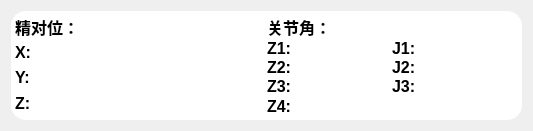
                      <widget class="QWidget" name="page_7">
                       <layout class="QGridLayout" name="gridLayout_7">
                        <item row="0" column="0">
                         <widget class="QWidget" name="widget_3" native="true">
                          <property name="styleSheet">
                           <string notr="true">QWidget{
background-color: rgb(255, 255, 255);
border-radius:15px;
}</string>
                          </property>
                          <layout class="QHBoxLayout" name="horizontalLayout_31" stretch="1,1">
                           <property name="spacing">
                            <number>0</number>
                           </property>
                           <property name="leftMargin">
                            <number>4</number>
                           </property>
                           <property name="topMargin">
                            <number>4</number>
                           </property>
                           <property name="rightMargin">
                            <number>4</number>
                           </property>
                           <property name="bottomMargin">
                            <number>4</number>
                           </property>
                           <item>
                            <layout class="QVBoxLayout" name="verticalLayout_13" stretch="1,4">
                             <property name="spacing">
                              <number>0</number>
                             </property>
                             <item>
                              <widget class="QLabel" name="label_58">
                               <property name="font">
                                <font>
                                 <pointsize>12</pointsize>
                                 <bold>true</bold>
                                </font>
                               </property>
                               <property name="text">
                                <string>精对位：</string>
                               </property>
                              </widget>
                             </item>
                             <item>
                              <layout class="QHBoxLayout" name="horizontalLayout_13">
                               <property name="spacing">
                                <number>0</number>
                               </property>
                               <item>
                                <layout class="QVBoxLayout" name="verticalLayout_4">
                                 <property name="spacing">
                                  <number>0</number>
                                 </property>
                                 <item>
                                  <layout class="QHBoxLayout" name="HL_X" stretch="3,10">
                                   <property name="spacing">
                                    <number>3</number>
                                   </property>
                                   <item>
                                    <widget class="QLabel" name="label_x">
                                     <property name="font">
                                      <font>
                                       <pointsize>12</pointsize>
                                       <bold>true</bold>
                                      </font>
                                     </property>
                                     <property name="text">
                                      <string>X:</string>
                                     </property>
                                    </widget>
                                   </item>
                                   <item>
                                    <widget class="QLineEdit" name="XlineEdit">
                                     <property name="sizePolicy">
                                      <sizepolicy hsizetype="Expanding" vsizetype="Preferred">
                                       <horstretch>0</horstretch>
                                       <verstretch>0</verstretch>
                                      </sizepolicy>
                                     </property>
                                     <property name="font">
                                      <font>
                                       <pointsize>9</pointsize>
                                      </font>
                                     </property>
                                     <property name="text">
                                      <string/>
                                     </property>
                                    </widget>
                                   </item>
                                  </layout>
                                 </item>
                                 <item>
                                  <layout class="QHBoxLayout" name="HL_Y" stretch="3,10">
                                   <property name="spacing">
                                    <number>3</number>
                                   </property>
                                   <item>
                                    <widget class="QLabel" name="label_y">
                                     <property name="font">
                                      <font>
                                       <pointsize>12</pointsize>
                                       <bold>true</bold>
                                      </font>
                                     </property>
                                     <property name="text">
                                      <string>Y:</string>
                                     </property>
                                    </widget>
                                   </item>
                                   <item>
                                    <widget class="QLineEdit" name="YlineEdit">
                                     <property name="sizePolicy">
                                      <sizepolicy hsizetype="Expanding" vsizetype="Preferred">
                                       <horstretch>0</horstretch>
                                       <verstretch>0</verstretch>
                                      </sizepolicy>
                                     </property>
                                     <property name="font">
                                      <font>
                                       <pointsize>9</pointsize>
                                      </font>
                                     </property>
                                    </widget>
                                   </item>
                                  </layout>
                                 </item>
                                 <item>
                                  <layout class="QHBoxLayout" name="HL_Z" stretch="3,10">
                                   <property name="spacing">
                                    <number>3</number>
                                   </property>
                                   <item>
                                    <widget class="QLabel" name="label_z">
                                     <property name="font">
                                      <font>
                                       <pointsize>12</pointsize>
                                       <bold>true</bold>
                                      </font>
                                     </property>
                                     <property name="text">
                                      <string>Z:</string>
                                     </property>
                                    </widget>
                                   </item>
                                   <item>
                                    <widget class="QLineEdit" name="ZlineEdit">
                                     <property name="sizePolicy">
                                      <sizepolicy hsizetype="Expanding" vsizetype="Preferred">
                                       <horstretch>0</horstretch>
                                       <verstretch>0</verstretch>
                                      </sizepolicy>
                                     </property>
                                     <property name="font">
                                      <font>
                                       <pointsize>9</pointsize>
                                      </font>
                                     </property>
                                    </widget>
                                   </item>
                                  </layout>
                                 </item>
                                </layout>
                               </item>
                               <item>
                                <layout class="QVBoxLayout" name="verticalLayout_6">
                                 <property name="spacing">
                                  <number>0</number>
                                 </property>
                                 <item>
                                  <layout class="QHBoxLayout" name="HL_RX" stretch="2,10">
                                   <property name="spacing">
                                    <number>2</number>
                                   </property>
                                   <item>
                                    <widget class="QLabel" name="label_rx">
                                     <property name="font">
                                      <font>
                                       <pointsize>12</pointsize>
                                       <bold>true</bold>
                                      </font>
                                     </property>
                                     <property name="text">
                                      <string/>
                                     </property>
                                    </widget>
                                   </item>
                                   <item>
                                    <widget class="QLineEdit" name="RXlineEdit">
                                     <property name="sizePolicy">
                                      <sizepolicy hsizetype="Expanding" vsizetype="Preferred">
                                       <horstretch>0</horstretch>
                                       <verstretch>0</verstretch>
                                      </sizepolicy>
                                     </property>
                                     <property name="font">
                                      <font>
                                       <pointsize>9</pointsize>
                                      </font>
                                     </property>
                                    </widget>
                                   </item>
                                  </layout>
                                 </item>
                                 <item>
                                  <layout class="QHBoxLayout" name="HL_RY" stretch="2,10">
                                   <property name="spacing">
                                    <number>2</number>
                                   </property>
                                   <item>
                                    <widget class="QLabel" name="label_ry">
                                     <property name="font">
                                      <font>
                                       <pointsize>12</pointsize>
                                       <bold>true</bold>
                                      </font>
                                     </property>
                                     <property name="text">
                                      <string/>
                                     </property>
                                    </widget>
                                   </item>
                                   <item>
                                    <widget class="QLineEdit" name="RYlineEdit">
                                     <property name="sizePolicy">
                                      <sizepolicy hsizetype="Expanding" vsizetype="Preferred">
                                       <horstretch>0</horstretch>
                                       <verstretch>0</verstretch>
                                      </sizepolicy>
                                     </property>
                                     <property name="font">
                                      <font>
                                       <pointsize>9</pointsize>
                                      </font>
                                     </property>
                                    </widget>
                                   </item>
                                  </layout>
                                 </item>
                                 <item>
                                  <layout class="QHBoxLayout" name="HL_RZ" stretch="2,10">
                                   <property name="spacing">
                                    <number>2</number>
                                   </property>
                                   <item>
                                    <widget class="QLabel" name="label_rz">
                                     <property name="font">
                                      <font>
                                       <pointsize>12</pointsize>
                                       <bold>true</bold>
                                      </font>
                                     </property>
                                     <property name="text">
                                      <string/>
                                     </property>
                                    </widget>
                                   </item>
                                   <item>
                                    <widget class="QLineEdit" name="RZlineEdit">
                                     <property name="sizePolicy">
                                      <sizepolicy hsizetype="Expanding" vsizetype="Preferred">
                                       <horstretch>0</horstretch>
                                       <verstretch>0</verstretch>
                                      </sizepolicy>
                                     </property>
                                     <property name="font">
                                      <font>
                                       <pointsize>9</pointsize>
                                      </font>
                                     </property>
                                    </widget>
                                   </item>
                                  </layout>
                                 </item>
                                </layout>
                               </item>
                              </layout>
                             </item>
                            </layout>
                           </item>
                           <item>
                            <layout class="QVBoxLayout" name="verticalLayout">
                             <property name="spacing">
                              <number>0</number>
                             </property>
                             <item>
                              <widget class="QLabel" name="label_59">
                               <property name="font">
                                <font>
                                 <pointsize>12</pointsize>
                                 <bold>true</bold>
                                </font>
                               </property>
                               <property name="text">
                                <string>关节角：</string>
                               </property>
                              </widget>
                             </item>
                             <item>
                              <layout class="QHBoxLayout" name="horizontalLayout_7">
                               <property name="spacing">
                                <number>0</number>
                               </property>
                               <item>
                                <layout class="QHBoxLayout" name="HL_J1" stretch="1,3">
                                 <item>
                                  <widget class="QLabel" name="label_15">
                                   <property name="font">
                                    <font>
                                     <pointsize>12</pointsize>
                                     <bold>true</bold>
                                    </font>
                                   </property>
                                   <property name="text">
                                    <string>Z1:</string>
                                   </property>
                                  </widget>
                                 </item>
                                 <item>
                                  <widget class="QLineEdit" name="J1lineEdit">
                                   <property name="sizePolicy">
                                    <sizepolicy hsizetype="Expanding" vsizetype="Preferred">
                                     <horstretch>0</horstretch>
                                     <verstretch>0</verstretch>
                                    </sizepolicy>
                                   </property>
                                   <property name="font">
                                    <font>
                                     <pointsize>9</pointsize>
                                    </font>
                                   </property>
                                   <property name="text">
                                    <string/>
                                   </property>
                                  </widget>
                                 </item>
                                </layout>
                               </item>
                               <item>
                                <layout class="QHBoxLayout" name="HL_J5" stretch="1,3">
                                 <item>
                                  <widget class="QLabel" name="label_19">
                                   <property name="font">
                                    <font>
                                     <pointsize>12</pointsize>
                                     <bold>true</bold>
                                    </font>
                                   </property>
                                   <property name="text">
                                    <string>J1:</string>
                                   </property>
                                  </widget>
                                 </item>
                                 <item>
                                  <widget class="QLineEdit" name="J4lineEdit">
                                   <property name="sizePolicy">
                                    <sizepolicy hsizetype="Expanding" vsizetype="Preferred">
                                     <horstretch>0</horstretch>
                                     <verstretch>0</verstretch>
                                    </sizepolicy>
                                   </property>
                                   <property name="font">
                                    <font>
                                     <pointsize>9</pointsize>
                                    </font>
                                   </property>
                                  </widget>
                                 </item>
                                </layout>
                               </item>
                              </layout>
                             </item>
                             <item>
                              <layout class="QHBoxLayout" name="horizontalLayout_28">
                               <property name="spacing">
                                <number>0</number>
                               </property>
                               <item>
                                <layout class="QHBoxLayout" name="HL_J2" stretch="1,3">
                                 <item>
                                  <widget class="QLabel" name="label_16">
                                   <property name="font">
                                    <font>
                                     <pointsize>12</pointsize>
                                     <bold>true</bold>
                                    </font>
                                   </property>
                                   <property name="text">
                                    <string>Z2:</string>
                                   </property>
                                  </widget>
                                 </item>
                                 <item>
                                  <widget class="QLineEdit" name="J2lineEdit">
                                   <property name="sizePolicy">
                                    <sizepolicy hsizetype="Expanding" vsizetype="Preferred">
                                     <horstretch>0</horstretch>
                                     <verstretch>0</verstretch>
                                    </sizepolicy>
                                   </property>
                                   <property name="font">
                                    <font>
                                     <pointsize>9</pointsize>
                                    </font>
                                   </property>
                                   <property name="text">
                                    <string/>
                                   </property>
                                  </widget>
                                 </item>
                                </layout>
                               </item>
                               <item>
                                <layout class="QHBoxLayout" name="HL_J6" stretch="1,3">
                                 <item>
                                  <widget class="QLabel" name="label_20">
                                   <property name="font">
                                    <font>
                                     <pointsize>12</pointsize>
                                     <bold>true</bold>
                                    </font>
                                   </property>
                                   <property name="text">
                                    <string>J2:</string>
                                   </property>
                                  </widget>
                                 </item>
                                 <item>
                                  <widget class="QLineEdit" name="J5lineEdit">
                                   <property name="sizePolicy">
                                    <sizepolicy hsizetype="Expanding" vsizetype="Preferred">
                                     <horstretch>0</horstretch>
                                     <verstretch>0</verstretch>
                                    </sizepolicy>
                                   </property>
                                   <property name="font">
                                    <font>
                                     <pointsize>9</pointsize>
                                    </font>
                                   </property>
                                  </widget>
                                 </item>
                                </layout>
                               </item>
                              </layout>
                             </item>
                             <item>
                              <layout class="QHBoxLayout" name="horizontalLayout_29">
                               <property name="spacing">
                                <number>0</number>
                               </property>
                               <item>
                                <layout class="QHBoxLayout" name="HL_J3" stretch="1,3">
                                 <item>
                                  <widget class="QLabel" name="label_17">
                                   <property name="font">
                                    <font>
                                     <pointsize>12</pointsize>
                                     <bold>true</bold>
                                    </font>
                                   </property>
                                   <property name="text">
                                    <string>Z3:</string>
                                   </property>
                                  </widget>
                                 </item>
                                 <item>
                                  <widget class="QLineEdit" name="J3lineEdit">
                                   <property name="sizePolicy">
                                    <sizepolicy hsizetype="Expanding" vsizetype="Preferred">
                                     <horstretch>0</horstretch>
                                     <verstretch>0</verstretch>
                                    </sizepolicy>
                                   </property>
                                   <property name="font">
                                    <font>
                                     <pointsize>9</pointsize>
                                    </font>
                                   </property>
                                   <property name="text">
                                    <string/>
                                   </property>
                                  </widget>
                                 </item>
                                </layout>
                               </item>
                               <item>
                                <layout class="QHBoxLayout" name="HL_J7" stretch="1,3">
                                 <item>
                                  <widget class="QLabel" name="label_21">
                                   <property name="font">
                                    <font>
                                     <pointsize>12</pointsize>
                                     <bold>true</bold>
                                    </font>
                                   </property>
                                   <property name="text">
                                    <string>J3:</string>
                                   </property>
                                  </widget>
                                 </item>
                                 <item>
                                  <widget class="QLineEdit" name="J6lineEdit">
                                   <property name="sizePolicy">
                                    <sizepolicy hsizetype="Expanding" vsizetype="Preferred">
                                     <horstretch>0</horstretch>
                                     <verstretch>0</verstretch>
                                    </sizepolicy>
                                   </property>
                                   <property name="font">
                                    <font>
                                     <pointsize>9</pointsize>
                                    </font>
                                   </property>
                                  </widget>
                                 </item>
                                </layout>
                               </item>
                              </layout>
                             </item>
                             <item>
                              <layout class="QHBoxLayout" name="horizontalLayout_30" stretch="1">
                               <property name="spacing">
                                <number>0</number>
                               </property>
                               <item>
                                <layout class="QHBoxLayout" name="HL_J4" stretch="1,3,4">
                                 <property name="spacing">
                                  <number>0</number>
                                 </property>
                                 <item>
                                  <widget class="QLabel" name="label_18">
                                   <property name="font">
                                    <font>
                                     <pointsize>12</pointsize>
                                     <bold>true</bold>
                                    </font>
                                   </property>
                                   <property name="text">
                                    <string>Z4:</string>
                                   </property>
                                  </widget>
                                 </item>
                                 <item>
                                  <widget class="QLineEdit" name="J7lineEdit">
                                   <property name="sizePolicy">
                                    <sizepolicy hsizetype="Expanding" vsizetype="Preferred">
                                     <horstretch>0</horstretch>
                                     <verstretch>0</verstretch>
                                    </sizepolicy>
                                   </property>
                                   <property name="font">
                                    <font>
                                     <pointsize>9</pointsize>
                                    </font>
                                   </property>
                                   <property name="text">
                                    <string/>
                                   </property>
                                  </widget>
                                 </item>
                                 <item>
                                  <spacer name="horizontalSpacer_2">
                                   <property name="orientation">
                                    <enum>Qt::Horizontal</enum>
                                   </property>
                                   <property name="sizeHint" stdset="0">
                                    <size>
                                     <width>40</width>
                                     <height>20</height>
                                    </size>
                                   </property>
                                  </spacer>
                                 </item>
                                </layout>
                               </item>
                              </layout>
                             </item>
                            </layout>
                           </item>
                          </layout>
                         </widget>
                        </item>
                       </layout>
                      </widget>
